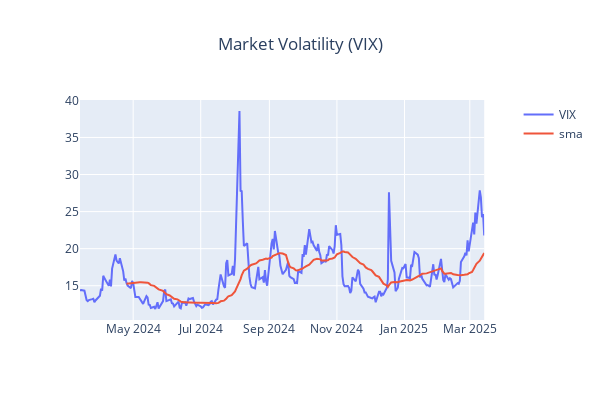

This figure's notebook cell:
### Markdown cell above
### Implied Volaility

### Code cell
import yfinance
from finta import TA
from plotly.subplots import make_subplots
import plotly.graph_objects as go

_t = yfinance.Ticker('^VIX')

COLUMNS = ['Adj Close', 'Open','High','Low','Close','Volume']
_d = _t.history(period='1y')
_d['sma'] = TA.SMA(_d, period=30)

_f=make_subplots(specs=[[{"secondary_y": True}]])
_f.update_layout(title=f"Market Volatility (VIX)", title_x=0.5, width=600, height=400)
_d.reset_index(inplace=True)
_f.add_trace(
    go.Scatter(y=_d['Close'], x=_d['Date'], name="VIX"),
    secondary_y=False
)
_f.add_trace(
    go.Scatter(y=_d['sma'], x=_d['Date'], name=f'sma'),
    secondary_y=False
)
_f.show()

### Figure 1 — Plotly figure (JSON) as saved in the notebook; plotly's stock layout.template omitted (floating-point values rounded to 4 significant figures; data arrays with more than 128 entries replaced by an {"elided": "..."} marker saying what was removed)
{"data": [{"name": "VIX", "type": "scatter", "x": {"elided": "251 str values"}, "xaxis": "x", "y": {"elided": "251 float values"}, "yaxis": "y"}, {"name": "sma", "type": "scatter", "x": {"elided": "251 str values"}, "xaxis": "x", "y": {"elided": "251 float values"}, "yaxis": "y"}], "layout": {"height": 400, "title": {"text": "Market Volatility (VIX)", "x": 0.5}, "width": 600, "xaxis": {"anchor": "y", "domain": [0, 0.94]}, "yaxis": {"anchor": "x", "domain": [0, 1]}, "yaxis2": {"anchor": "x", "overlaying": "y", "side": "right"}}}
